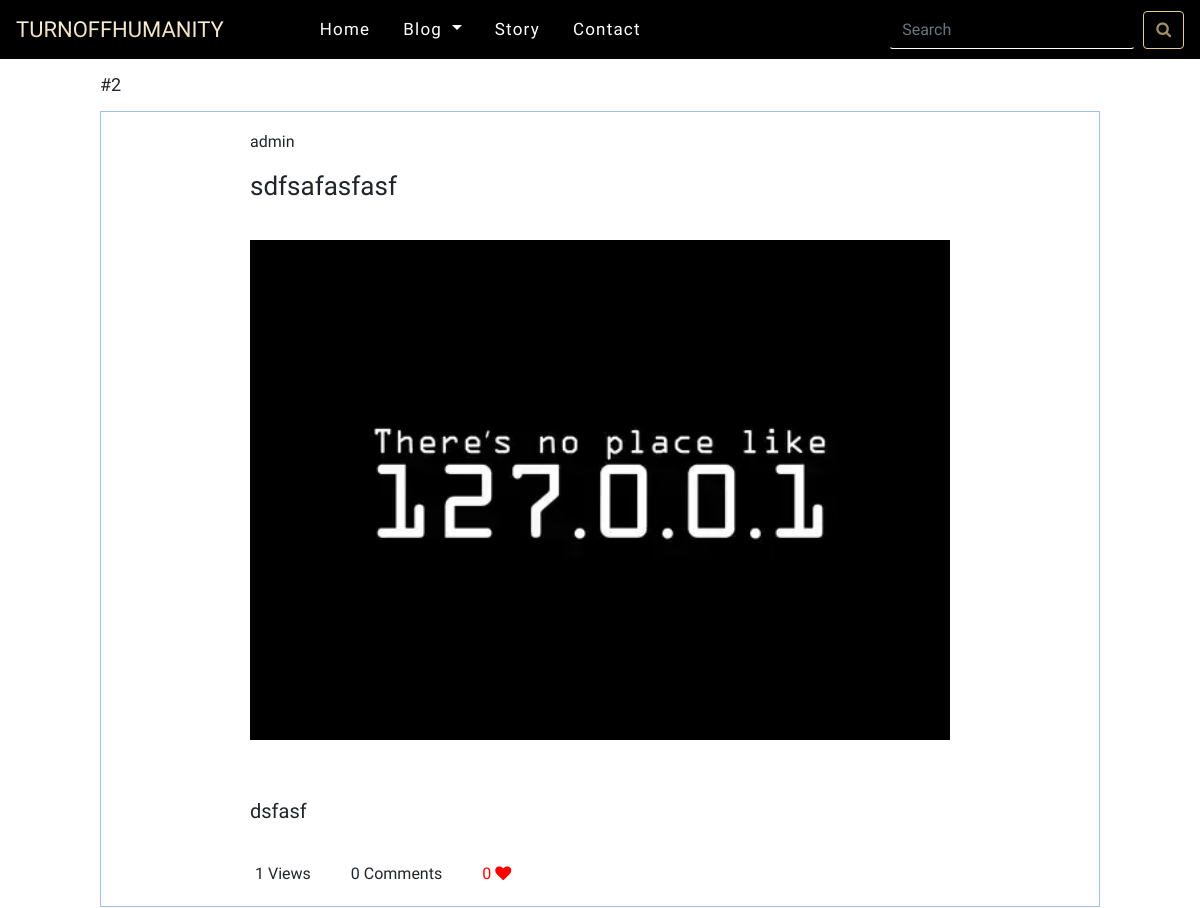
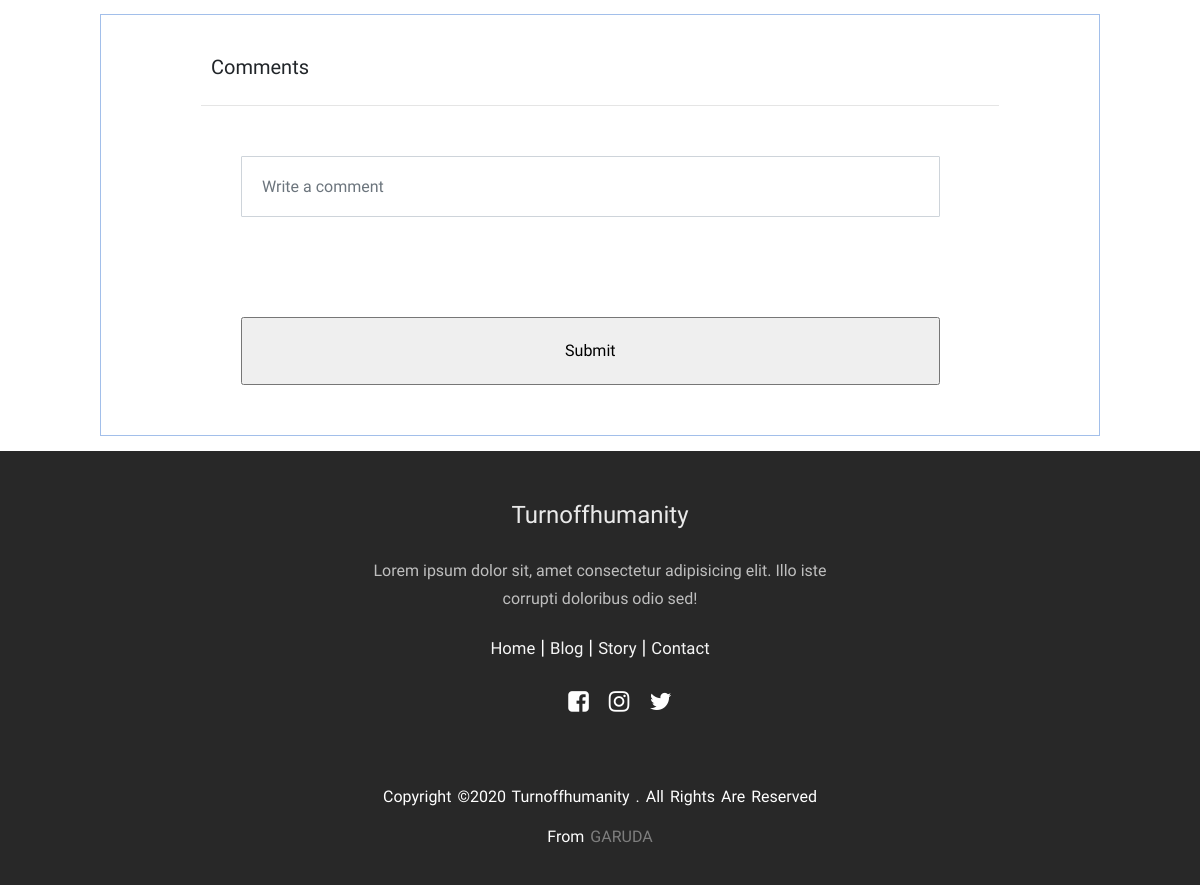
The page /posts/sdfsafasfasf (signed in) on the database its author committed (2 pictures, top to bottom).
### blogapp/models.py (models this page shows, shortened)
class Post(models.Model):
    Author=models.ForeignKey(User,on_delete=models.CASCADE)
    Title=models.TextField()
    TitleSlug=models.SlugField(blank=True,null=True)
    OverView=models.TextField()
    Thumbnail=models.ImageField(upload_to='thumbnails/')
    Content=RichTextUploadingField()
    Category=models.ManyToManyField(Category)
    DateAdded=models.DateField(auto_now_add=True)
    Views=models.PositiveIntegerField(default=0)
    CommentCount=models.PositiveIntegerField(default=0)
    Likes=models.PositiveIntegerField(default=0)
    class Meta:
        ordering=['-DateAdded']
    def save(self,*args,**kwargs):
        self.TitleSlug=slugify(self.Title)
        super(Post,self).save(*args,**kwargs)

### blogapp/views.py (the view)
# urls.py: path('posts/<str:slug>',blogViewPage,name='posts'),
def blogViewPage(request,slug):
    if not request.session.exists(request.session.session_key):
        request.session.create()
    posts=Post.objects.filter(TitleSlug=slug)
    if len(posts)>0:
        post=posts[0]
        views=ViewsModel.objects.filter(User=request.session.session_key)
        if len(views)>0:
            for view in views:
                if view.Post==post:
                    break
            else:
                post.Views=post.Views+1
                post.save(update_fields=['Views'])
                NewViewObject=ViewsModel(User=request.session.session_key,Post=post)
                NewViewObject.save()
        else:
            post.Views=post.Views+1
            post.save(update_fields=['Views'])
            NewViewObject=ViewsModel(User=request.session.session_key,Post=post)
            NewViewObject.save()
        comments=Comment.objects.filter(Post=post)
        categories=Category.objects.all()
        return render(request,'content.html',{'post':post,'comments':comments,'categories':categories})
    else:
        return HttpResponse('''
        <h1>Error 404 </h1>
        <h6>Page not Found!</h6>
        ''')

### blogapp/models.py (called while the page is built)
    def __str__(self):
        return self.Name

### templates/content.html (shortened to what this page needs)
{% load static %}
{% load social_share %}
<!DOCTYPE html>
<html>
    <head>
        <head lang="en">
            <link rel="stylesheet" href="https://cdnjs.cloudflare.com/ajax/libs/font-awesome/4.7.0/css/font-awesome.min.css">
            <link rel = "stylesheet" href ="{% static 'styles/content.css' %}">
            <link rel = "stylesheet" href ="{% static 'styles/navfoot.css' %}">
            <link rel="stylesheet" href="https://maxcdn.bootstrapcdn.com/bootstrap/4.5.2/css/bootstrap.min.css">
            <link rel="stylesheet" href="https://cdnjs.cloudflare.com/ajax/libs/font-awesome/4.7.0/css/font-awesome.min.css">
        </head>
    <body>
        <nav class="navbar navbar-expand-lg navbar-light" id="navbarmain">
            <div class="collapse navbar-collapse" id="navbarTogglerDemo01">
              <a class="navbar-brand" href="/" id="navtitle">TURNOFFHUMANITY</a>
              <ul class="navbar-nav mr-auto mt-2 mt-lg-0">
                <li class="nav-item ">
                  <a class="nav-link" href="/" id="navitems1">Home </a>
                </li>
                <li class="nav-item dropdown">
                  <a class="nav-link dropdown-toggle" href="#" id="navitems" role="button" data-toggle="dropdown" aria-haspopup="true" aria-expanded="false">
                      Blog
                  </a>
              </li>
                <li class="nav-item">
                    <a class="nav-link" href="/#story" id="navitems">Story</a>
                  </li>
                  <li class="nav-item">
                    <a class="nav-link" href="/#contact" id="navitems">Contact</a>
                  </li>
              </ul>
              <form class="form-inline my-2 my-lg-0" id="searchtextbox" method="GET" action="/search">
                <input class="form-control mr-sm-2" type="search" placeholder="Search" aria-label="Search" name="search" id="searchtextfield">
                <button class="btn btn-outline-success my-2 my-sm-0" type="submit" id="searchbtn"><i class="fa fa-search" id="searchicon"></i></button>
              </form>
            </div>
          </nav>
        <div class="wrapper">
            <h5 id="all-posts">#{{post.id}} {% post_to_linkedin request.get_absolute_uri "share ot whatsapp!" %}</h5>
            <div class="blog">
                <div class="wrapper-blog">
                     <div class="blog-header">
                        <h5>{{post.Author}} </h5>
                     </div>
                     <div class="blog-title">
                       <h3>{{post.Title}}</h3>
                     </div>
                    <div class="blog-body">
                        <div class="wrapper-img">
                            <img src="{{post.Thumbnail.url}}">
                        </div>
                        <div class="blog-body-text">
                            <p>{{post.Content | safe}}
                            </p>
                        </div>
                        <div class="blog-likes">
                            <div class="row">
                                <span>{{post.Views}} Views</span>
                                <span>{{post.CommentCount}} Comments</span>
                                <span><a href="/like/{{post.TitleSlug}}" >{{post.Likes}} <i class="fa fa-heart"></i></a></span>
                            </div>
                        </div>
                    </div>
                </div>
            </div>
            <div class="blog-comment">
                <h2>Comments</h2>
                <hr>
                <div class="comment-box">
                    <form method="POST" action="/comment/{{post.TitleSlug}}">
                    <input type="text" class="form-control" style="border-radius: 1px;" id="comment" name="comment" placeholder="Write a comment" />
                    <input type="submit"  >
                </form>
                </div>
        </div>
        </div>
        <footer style="width: 100%;">
            <div class="downfoot"  id="contact" style="width: 100%;">
                <div class="footer-content" id="footercontent" style="width: 100%;">
                    <h3>Turnoffhumanity</h3>
                    <p id="footerbrief">Lorem ipsum dolor sit, amet consectetur adipisicing elit. Illo iste corrupti doloribus odio sed!</p>
                    <p>
                        <span><a href="index.html" id="footerlinks">Home</a></span>
                        <span>|</span>
                        <span><a href="blog.html" id="footerlinks">Blog</a></span>
                        <span>|</span>
                        <span><a href="index.html#story" id="footerlinks">Story</a></span>
                        <span>|</span>
                        <span><a href="#contact" id="footerlinks">Contact</a></span>
                    </p>
                    <ul class="socials">
                        <li><a href="#"><i class="fa fa-facebook-square" style="font-size: 1.5rem;"></i>  </a></li>
                        <li><a href="#"><i class="fa fa-instagram" style="font-size: 1.5rem;"></i></a></li>
                        <li><a href="#"><i class="fa fa-twitter" style="font-size: 1.5rem;"></i></a></li>
                    </ul>
                </div>
                <div class="footer-bottom" id="footerbottom" style="width: 100%;">
                    <p>copyright &copy;2020  Turnoffhumanity . All rights are reserved</p>
                    <p>From <a href="https://garudatechnology.in/" target="_blank" rel="noopener noreferrer" style="color: white; font-weight: 500;">Garuda</a></p>
                </div>
                </div>
           </footer>
    </body>
</html>

### static/styles/content.css (style rules this page uses)
* { font-family: 'Quicksand',sans-serif; }
.wrapper { margin: 0 auto; width: 1000px; }
#all-posts { font-size: 18px; margin-top: 15px; }
.blog { margin-top: 15px ; border: 0.5px solid #A2BFEA; }
.wrapper-blog { margin: 0 auto; width: 700px; }
.blog-header h5 { font-size: 16px; margin-top: 20px; }
.blog-title h3 { font-size: 26px ; margin-top: 20px; }
.wrapper-img img { margin: 0 auto; width: 700px; height: 500px; margin-top: 30px; margin-bottom: 40px ; object-fit: cover; }
.blog-body-text p { font-size: 20px; }
.blog-likes .row span { padding: 20px; }
.blog-likes .row span a { color: red; text-decoration: none; }
.blog-comment { margin-top: 15px ; margin-bottom: 15px ; border: 0.5px solid #A2BFEA; }
.blog-comment h2 { padding-left: 110px; font-size: 20px; padding-top: 40px; padding-bottom: 10px; }
.blog-comment hr { width: 80%; }
.comment-box input { margin-top: 50px; margin-left: 140px; margin-bottom:50px; height: 1%; padding: 20px; width:70% }

### static/styles/navfoot.css (style rules this page uses)
body { font-family: 'Quicksand', sans-serif; }
#navbarmain { background-color: #000; }
#navitems , #navtitle , #navitems1 { color: white; }
#navtitle, #navtitletoggle { font-size: 22px; font-weight: 500; background-color: #e6ce92; background-image: linear-gradient(180deg, white,#e6ce92); background-size: 100%; -webkit-background-clip: text; -moz-background-clip: text; -webkit-text-fill-color: transparent; -moz-text-fill-color: transparent; }
#navitems { padding-left: 25px; }
#navitems1 { padding-left: 80px; }
#navitems1,#navitems { font-size: 17px; font-weight: 300; letter-spacing: 1.2px; }
#searchtextfield { background-color: transparent; border-bottom-color: white; border-top-color: transparent; border-left-color: transparent; border-right-color: transparent; color: white; }
#searchbtn { border-color: #e6ce92; }
#searchicon { color: #e6ce92 ; opacity: 0.7; }
.downfoot { clear: both; bottom: 0; left: 0; right: 0; opacity: 0.9; background: #111; height: auto; width: 100vw; padding-top: 40px; color: #fff; font-family: questrial, sans-serif; font-weight: 100; }
.footer-content { display: flex; align-items: center; justify-content: center; flex-direction: column; text-align: center; }
.footer-content h3 { font-size: 24px; text-transform: capitalize; line-height: 3rem; opacity: 0.9; }
.footer-content p { max-width: 500px; margin: 10px auto; line-height: 28px; font-size: 20px; }
.socials { list-style: none; display: flex; align-items: center; justify-content: center; margin: 1rem 0 3rem 0; }
.socials li { margin: 0 10px; }
.socials a { text-decoration: none; color: #fff; }
.socials a i { font-size: 1.1rem; transition: color .4s ease; }
.footer-bottom { background: #111; width: 100vw; padding: 20px 0; text-align: center; }
.footer-bottom p { font-size: 16px; word-spacing: 2px; text-transform: capitalize; }
.footer-bottom a { text-transform: uppercase; opacity: .4; font-weight: 200; }
#footerlinks { color: whitesmoke; font-size: smaller; }
#footerbrief { color: white; opacity: 0.7; font-size: unset; }

### rows shown on the page
Post: id "2", Author "admin", Title "sdfsafasfasf", Thumbnail (picture), Content "dsfasf", Views "1", CommentCount "0", Likes "0"
